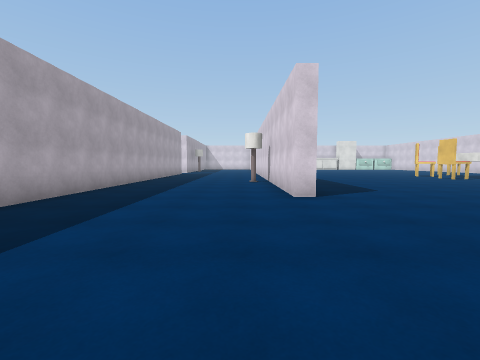
[1] (above)

24 first-person views from a walk through a scene from a Unity 3-D project. The camera is 1.4 m above the floor, tilts 4° down and sees 90° across. The floor is counted in squares, 1.8 m on a side. Each view is taken from the middle of a square. On the plan, view 1 faces up. The plan holds only what a view shows up to about 9 squares ahead; the rest is blank. The place goes on beyond the plan. The player is left out. Door leaves are left out, so doorways stand open. Surface patterns are stand-ins for the level's own textures.

[2]
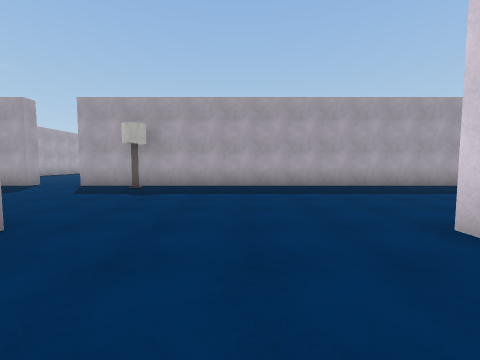

[3]
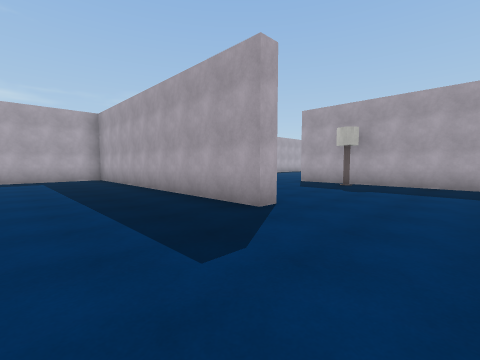

[4]
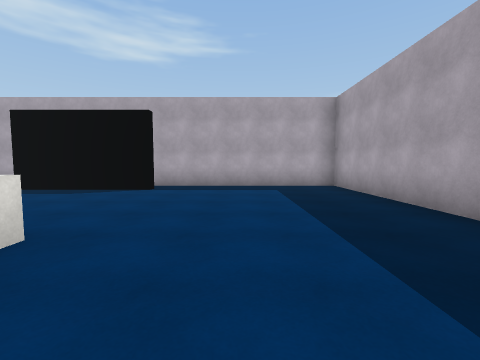

[5]
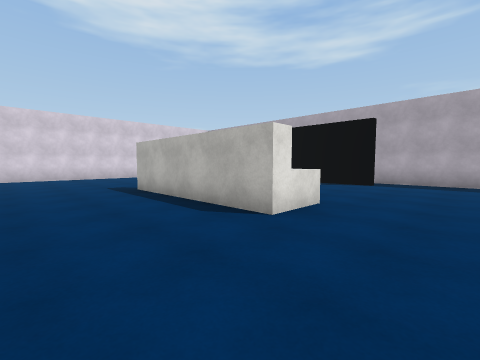

[6]
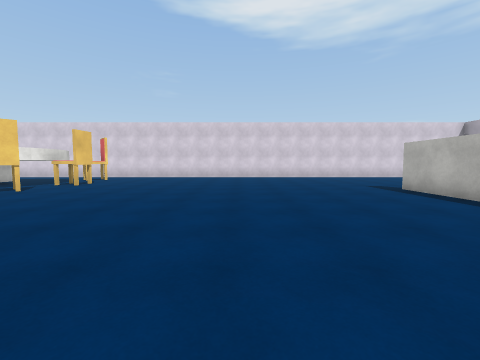

[7]
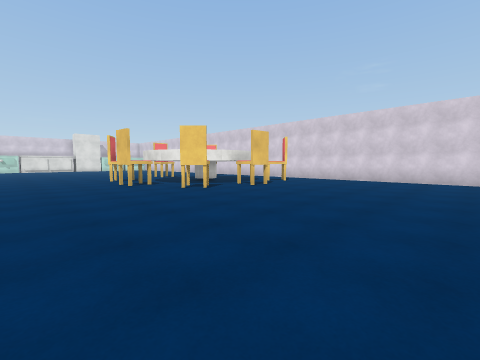

[8]
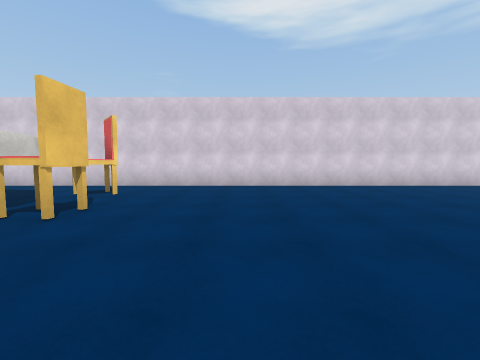

[9]
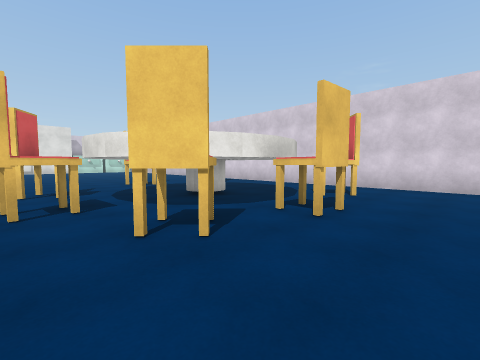

[10]
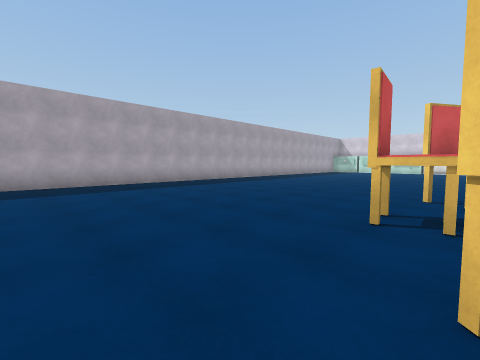

[11]
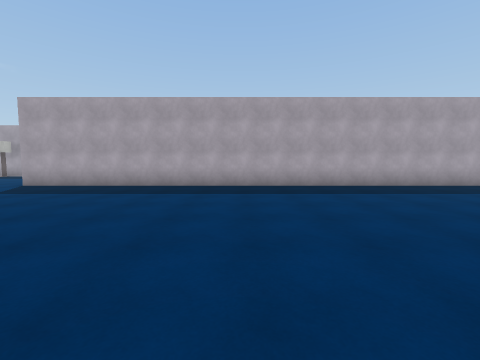

[12]
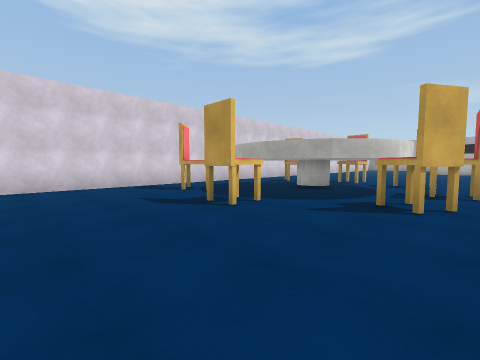

[13]
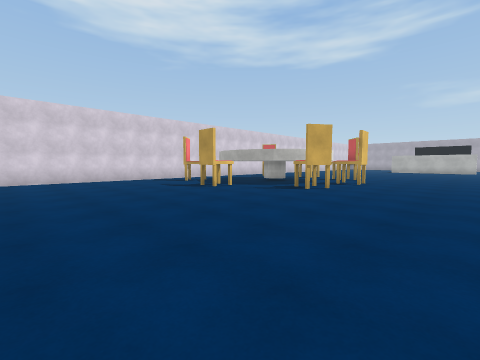

[14]
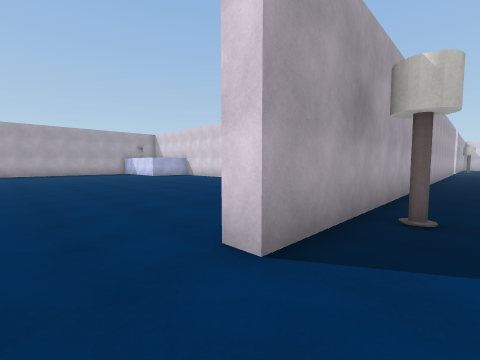

[15]
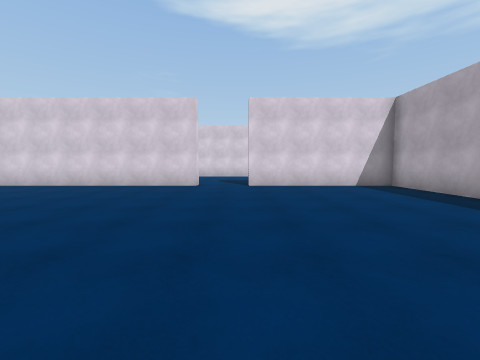

[16]
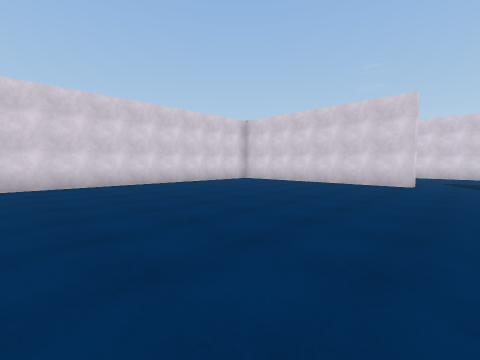

[17]
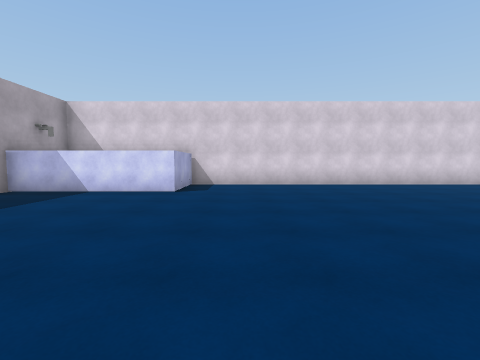

[18]
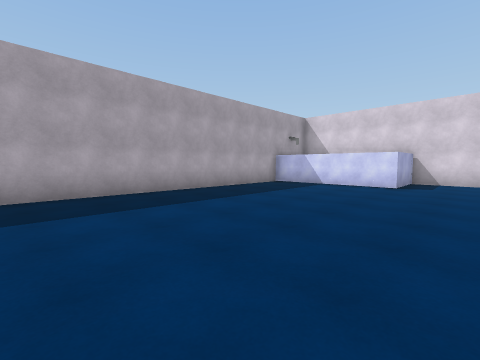

[19]
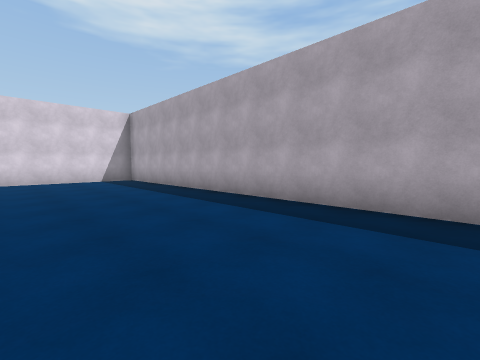

[20]
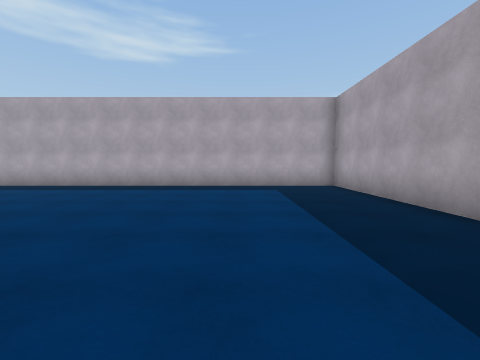

[21]
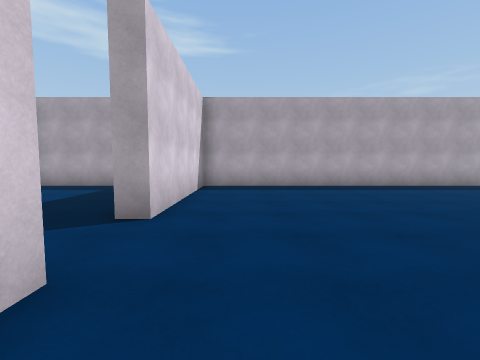

[22]
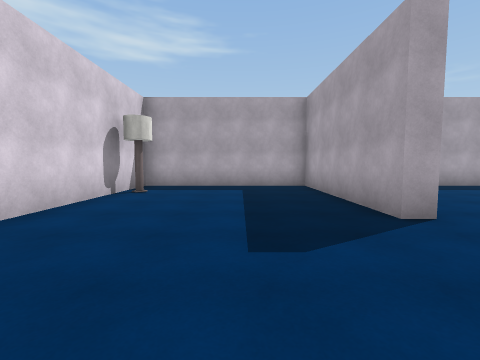

[23]
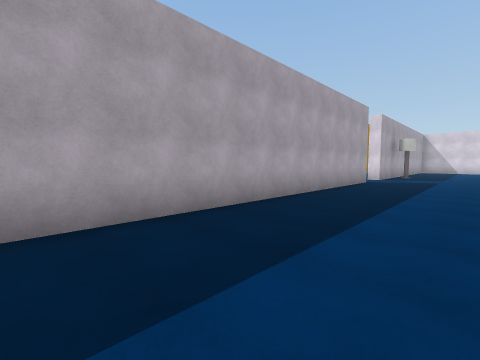

[24]
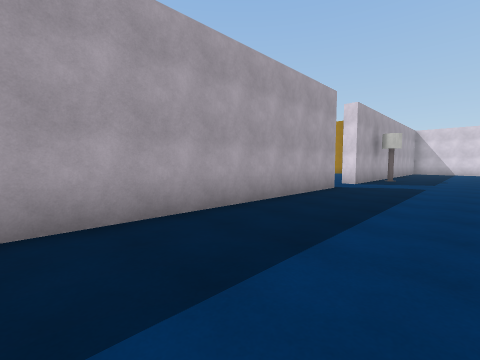

### Floor plan
Points are (right, up) in squares from view 1. A wall is a line through its corners. A room is listed if a view was taken in it or the views show most of it. See-through windows are left out.
Room 1 (views 1, 2, 3, 4, 5, 6, 7, 8, 9, 10, 11, 12, 13, 14, 22, 23, 24)
walls: (11.6, 10.7) (11.2, 11.4) (11.1, 12.2); (1.2, 0.3) (1.7, 0.3) (1.7, -9.3) (8, -9.3); (11.2, 13) (11.6, 13.6) (12.1, 14.2) (12.8, 14.5) (13.6, 14.7) (14.4, 14.5); (14.4, 9.8) (13.6, 9.7) (12.9, 9.8) (12.4, 10); (7.2, -3.5) (7.2, -1.9) (12.2, -1.9); (18.2, -2.2) (18.2, 21); (7.5, -8) (11.6, -8); (-4.2, -4.3) (-4.2, -9.3) (1.2, -9.3) (1.2, -4.1); (1.7, 21.2) (1.7, 5.5) (1.2, 5.5) (1.2, 8.9); (-4.2, 17.6) (-4.2, -2.5); (12.8, -9.3) (13.2, -9.3)
ways out: open door at (-4, -3.5) to room 2; open door at (-4, 18.5); gap at (11, 12)
objects: other object (-4, 0); other object (1, -7); chair (10, 12); chair (11, 9) to (12, 10); chair (11, 14); chair (14, 9); chair (14, 16); chair (16, 9) to (16, 10); chair (16, 15)
Room 2 (views 15, 16, 17, 18, 19, 20, 21)
walls: (-4.2, -2.5) (-4.8, -2.5) (-4.8, 4.4); (-6.1, 4.8) (-16.8, 4.8) (-16.8, 2.4) (-21.2, 2.4); (-21.4, -9.3) (-4.8, -9.3) (-4.8, -4.3) (-4.2, -4.3)
ways out: open door at (-4, -3.5) to room 1

Positions as (right, up) in squares from view 1, and headings:
1: (0, 0), facing up
2: (4, 3), facing left
3: (5, 3), facing down-left
4: (5, -1), facing down
5: (5, 1), facing down-right
6: (5, 3), facing right
7: (7, 3), facing up-right
8: (10, 6), facing right
9: (10, 7), facing up-right
10: (11, 8), facing up-left
11: (10, 13), facing left
12: (10, 19), facing down-right
13: (7, 21), facing down-right
14: (-3, -4), facing up-left
15: (-13, -4), facing right
16: (-14, -4), facing up-right
17: (-15, -4), facing up
18: (-15, -6), facing up-left
19: (-16, -5), facing down-right
20: (-18, -1), facing down
21: (-6, -1), facing down
22: (-2, -1), facing down
23: (-1, 7), facing up-left
24: (-1, 10), facing up-left
